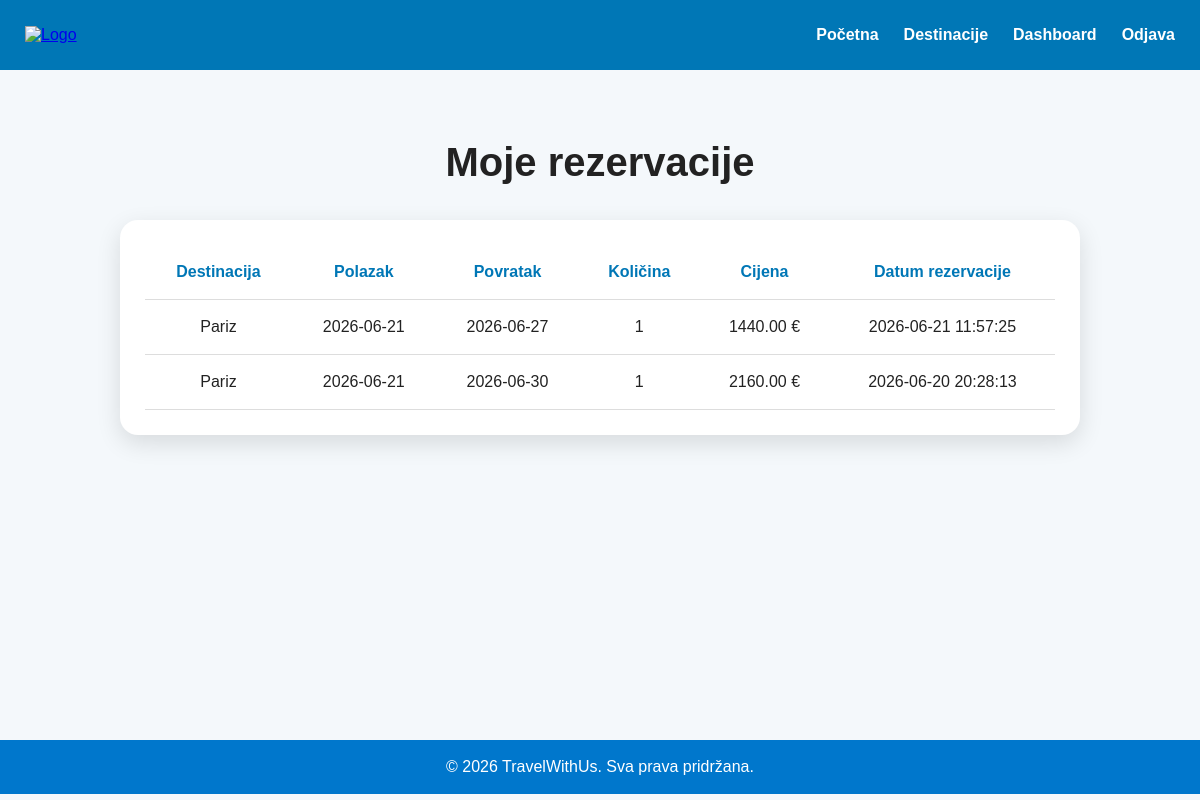
The app's page /moje-rezervacije.php (signed in) with its own data.
### tables this page shows
CREATE TABLE `rezervacije` (
  `id` int(11) NOT NULL,
  `korisnik_id` int(11) NOT NULL,
  `destinacija_id` int(11) NOT NULL,
  `polazak` date DEFAULT NULL,
  `povratak` date DEFAULT NULL,
  `kolicina` int(11) DEFAULT 1,
  `ukupna_cijena` decimal(10,2) DEFAULT NULL,
  `datum_rezervacije` timestamp NOT NULL DEFAULT current_timestamp()
);

CREATE TABLE `destinacije` (
  `id` int(11) NOT NULL,
  `naziv` varchar(100) NOT NULL,
  `cijena` decimal(10,2) NOT NULL,
  `trajanje` int(11) NOT NULL,
  `popust` int(11) DEFAULT 0
);

### moje-rezervacije.php (the view, shortened to what this page needs)
<?php
include "config/db.php";
$user_id = $_SESSION['user_id'];
$sql = "
SELECT d.naziv, r.polazak, r.povratak, r.kolicina, r.ukupna_cijena, r.datum_rezervacije
FROM rezervacije r
JOIN destinacije d ON r.destinacija_id = d.id
WHERE r.korisnik_id = ?
ORDER BY r.datum_rezervacije DESC
";
$stmt = $conn->prepare($sql);
$stmt->bind_param("i", $user_id);
$stmt->execute();
$rezultat = $stmt->get_result();
?>
<!DOCTYPE html>
<html lang="hr">
<head>
    <link rel="stylesheet" href="css/style-php.css">
</head>
<body>
<header class="php-header">
    <nav class="php-nav">
        <a href="index.php">
            <img src="slike/TravelWithUs.png" class="php-logo" alt="Logo">
        </a>
        <ul class="php-menu">
            <li><a href="index.php">Početna</a></li>
            <li><a href="destinacije.php">Destinacije</a></li>
            <li><a href="dashboard.php">Dashboard</a></li>
            <li><a href="auth/logout.php">Odjava</a></li>
        </ul>
    </nav>
</header>
<main class="php-page">
    <h1>Moje rezervacije</h1>
    <div class="table-wrapper">
        <table class="php-table">
            <thead>
                <tr>
                    <th>Destinacija</th>
                    <th>Polazak</th>
                    <th>Povratak</th>
                    <th>Količina</th>
                    <th>Cijena</th>
                    <th>Datum rezervacije</th>
                </tr>
            </thead>
            <tbody>
                <?php while($row = $rezultat->fetch_assoc()): ?>
                    <tr>
                        <td><?= $row['naziv'] ?></td>
                        <td><?= $row['polazak'] ?></td>
                        <td><?= $row['povratak'] ?></td>
                        <td><?= $row['kolicina'] ?></td>
                        <td><?= $row['ukupna_cijena'] ?> €</td>
                        <td><?= $row['datum_rezervacije'] ?></td>
                    </tr>
                <?php endwhile; ?>
            </tbody>
        </table>
    </div>
</main>
<footer class="php-footer">
    <p>&copy; 2026 TravelWithUs. Sva prava pridržana.</p>
</footer>
</body>
</html>

### css/style-php.css (style rules this page uses)
* { margin: 0; padding: 0; box-sizing: border-box; }
body { font-family: Arial, sans-serif; background: #f4f8fb; color: #222; }
.php-header { background: #0077b6; width: 100%; }
.php-nav { max-width: 1200px; margin: 0 auto; height: 70px; display: flex; align-items: center; justify-content: space-between; padding: 0 25px; }
.php-logo { width: 80px; }
.php-menu { list-style: none; display: flex; gap: 25px; }
.php-menu a { color: white; text-decoration: none; font-weight: bold; }
.php-footer { background: #0077cc; color: white; text-align: center; padding: 18px; }
.php-page { min-height: calc(100vh - 130px); padding: 70px 10%; background: #f4f8fb; }
.php-page h1 { text-align: center; font-size: 40px; margin-bottom: 35px; color: #222; }
.table-wrapper { background: white; border-radius: 18px; padding: 25px; box-shadow: 0 8px 25px rgba(0,0,0,0.12); overflow-x: auto; }
.php-table { width: 100%; border-collapse: collapse; }
.php-table th, .php-table td { padding: 18px; text-align: center; border-bottom: 1px solid #ddd; }
.php-table th { color: #0077b6; font-weight: bold; }

### records on screen
rezervacije: destinacija.naziv "Pariz", polazak "2026-06-21", povratak "2026-06-27", kolicina "1", ukupna_cijena "1440.00", datum_rezervacije "2026-06-21 11:57:25"
rezervacije: destinacija.naziv "Pariz", polazak "2026-06-21", povratak "2026-06-30", kolicina "1", ukupna_cijena "2160.00", datum_rezervacije "2026-06-20 20:28:13"
